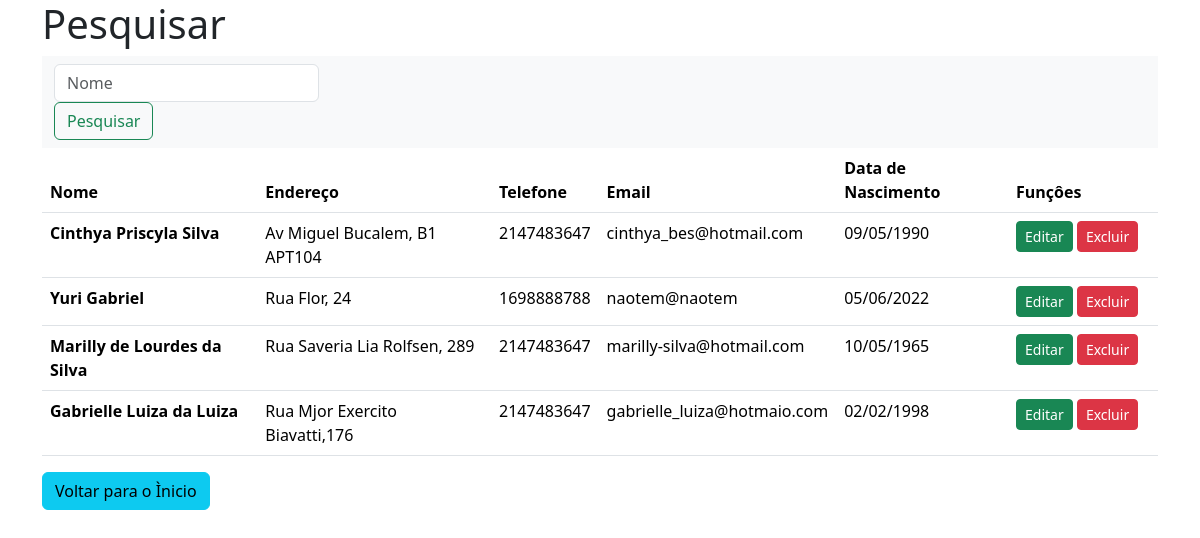
Screenshot of /pesquisa.php with the database file from the repository.
### tables this page shows
CREATE TABLE `cadastro` (
  `cod_pessoa` int(10) UNSIGNED NOT NULL,
  `nome` varchar(45) NOT NULL,
  `endereco` varchar(200) NOT NULL,
  `telefone` int(16) NOT NULL,
  `email` varchar(255) NOT NULL,
  `data_nascimento` date NOT NULL
);

### conexao.php (called while the page is built, shortened)
<?php
      function mostra_data($data){
        $d = explode('-',$data);
        $escreve = $d[2] ."/". $d[1] ."/".$d[0];
        return $escreve;
      }
?>

### pesquisa.php (the view, shortened to what this page needs)
<!doctype html>
<html lang="pt-br">
  <head>
    <link href="css/bootstrap.min.css" rel="stylesheet">
  </head>
  <body>
        <?php
            $pesquisa = $_POST['busca'] ?? '';
            include "conexao.php";
            $sql = "SELECT * FROM cadastro WHERE nome LIKE '%$pesquisa%' ";
            $dados = mysqli_query($conn, $sql);
        ?>
      <div class="container">
       <div class="row">
         <div class="col">
         <h1>Pesquisar</h1>
         <nav class="navbar bg-body-tertiary">
  <div class="container-fluid">
    <form class="form-inline" action="pesquisa.php" method="POST">
      <input class="form-control me-2" type="search" placeholder="Nome" aria-label="Search">
      <button class="btn btn-outline-success" type="submit">Pesquisar</button>
    </form>
  </div>
</nav>
<table class="table table-hover">
  <thead>
     <tr>
       <th scope="col">Nome</th>
       <th scope="col">Endereço</th>
       <th scope="col">Telefone</th>
       <th scope="col">Email</th>
       <th scope="col">Data de Nascimento</th>
       <th scope="col">Funçôes</th>
     </tr>
  </thead>
  <tbody>
    <?php
         while ($linha = mysqli_fetch_assoc($dados)){
            $cod_pessoa = $linha ['cod_pessoa'];
            $nome = $linha ['nome'];
            $endereco = $linha ['endereco'];
            $telefone = $linha ['telefone'];
            $email = $linha ['email'];
            $data_nascimento = $linha ['data_nascimento'];
            $data_nascimento = mostra_data($data_nascimento);
            echo "<tr>
                     <th scope='row'>$nome</th>
                     <td>$endereco</td>
                     <td>$telefone</td>
                     <td>$email</td>
                     <td>$data_nascimento</td>
                     <td width=150px>
                         <a href='cadastro_edit.php?id=$cod_pessoa' class='btn btn-success btn-sm'>Editar</a>
                         <a href '#' class='btn btn-danger btn-sm'data-bs-toggle='modal' data-bs-target='#confirma'
                         onclick=" .'"' ."pegar_dados($cod_pessoa,'$nome')".'"'.">Excluir</a>
                     </td>
                 </tr>";
         }
    ?>
  </tbody>
</table>
           <a href="index.php" class="btn btn-info">Voltar para o Ìnicio</a>
         </div>
       </div>
   </div>
  </body>
</html>

### rows the page displays
cadastro: nome "Cinthya Priscyla Silva", endereco "Av Miguel Bucalem, B1 APT104", telefone "2147483647", email "cinthya_bes@hotmail.com", data_nascimento "09/05/1990"
cadastro: nome "Yuri Gabriel", endereco "Rua Flor, 24", telefone "1698888788", email "naotem@naotem", data_nascimento "05/06/2022"
cadastro: nome "Marilly de Lourdes da Silva", endereco "Rua Saveria Lia Rolfsen, 289", telefone "2147483647", email "marilly-silva@hotmail.com", data_nascimento "10/05/1965"
cadastro: nome "Gabrielle Luiza da Luiza", endereco "Rua Mjor Exercito Biavatti,176", telefone "2147483647", email "gabrielle_luiza@hotmaio.com", data_nascimento "02/02/1998"
